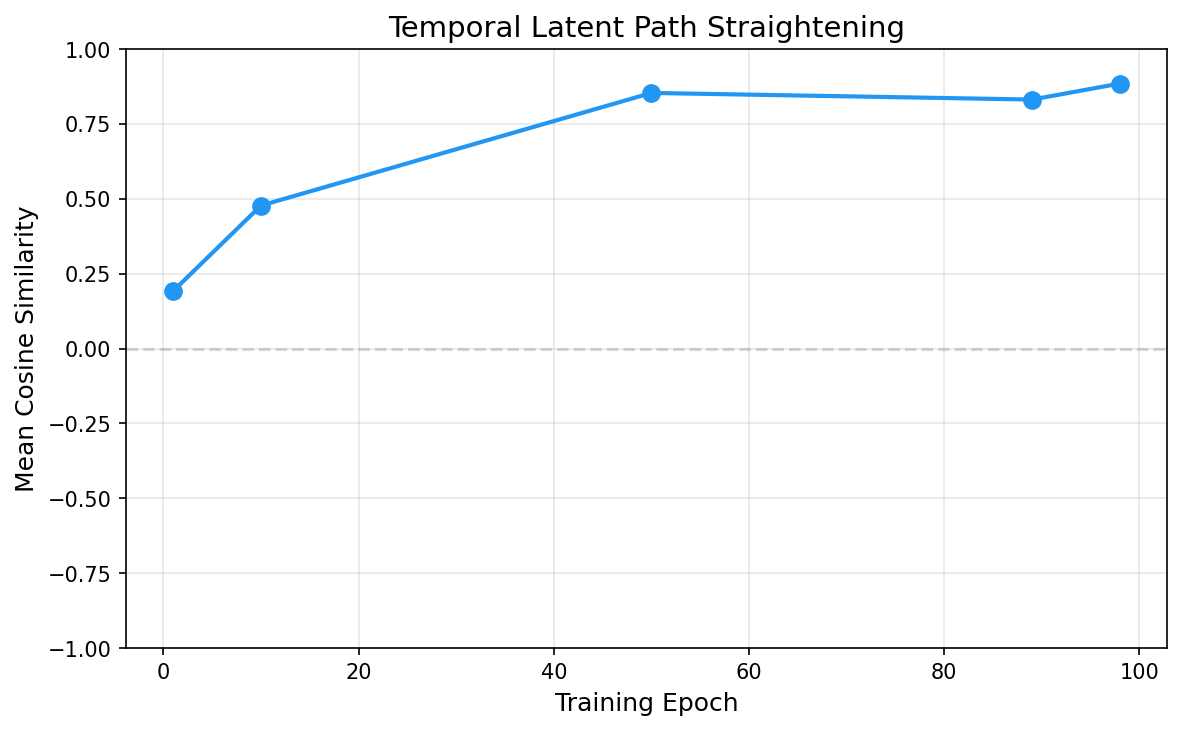

Recreate this plot in Python.
"""Temporal Latent Path Straightening (Figure 17).

Computes mean cosine similarity between consecutive latent velocity vectors
across training epochs. An emergent property of LeWM: latent trajectories
become straighter over training without any temporal regularization.

    v_t = z_{t+1} - z_t
    S_straight = mean(cos_sim(v_{t+1}, v_t))

Usage:
    export DATASET_ROOT=/path/to/datasets
    python visualize/temporal_straightening.py \
        --checkpoints \
            ~/.stable_worldmodel/<run>/lewm_epoch_1_object.ckpt \
            ~/.stable_worldmodel/<run>/lewm_epoch_50_object.ckpt \
            ~/.stable_worldmodel/<run>/lewm_epoch_100_object.ckpt \
        --n_samples 2000 \
        --output temporal_straightening.png
"""

import argparse
import os
import sys
from pathlib import Path

import matplotlib.pyplot as plt
import numpy as np
import torch
import torch.nn.functional as F

REPO_ROOT = Path(__file__).resolve().parent.parent
sys.path.insert(0, str(REPO_ROOT))

from lerobot_dataset import LeRobotDatasetWrapper
from utils import get_img_preprocessor

CAMERA_KEYS = [
    "observation.images.top_rgb",
    "observation.images.left_rgb",
    "observation.images.right_rgb",
]


def extract_epoch(path):
    parts = Path(path).name.split("_")
    for j, p in enumerate(parts):
        if p == "epoch" and j + 1 < len(parts):
            try:
                return int(parts[j + 1])
            except ValueError:
                pass
    return 0


def compute_straightness(model, dataset, n_samples, device="cuda"):
    """Mean cosine similarity between consecutive velocity vectors."""
    all_cos = []
    for i in range(min(n_samples, len(dataset))):
        try:
            sample = dataset[i]
        except Exception:
            continue
        pixels = sample["pixels"].unsqueeze(0).to(device)  # (1, T, C, H, W)
        with torch.no_grad():
            info = model.encode({"pixels": pixels})
        emb = info["emb"][0].cpu()  # (T, D)
        vel = emb[1:] - emb[:-1]   # (T-1, D)
        if vel.shape[0] < 2:
            continue
        cos = F.cosine_similarity(vel[1:], vel[:-1], dim=-1)  # (T-2,)
        all_cos.append(cos.numpy())

    if not all_cos:
        return 0.0
    return np.concatenate(all_cos).mean()


def main():
    parser = argparse.ArgumentParser()
    parser.add_argument("--checkpoints", nargs="+", required=True)
    parser.add_argument("--dataset_name", default="top_short_merged")
    parser.add_argument("--n_samples", type=int, default=2000)
    parser.add_argument("--output", default="temporal_straightening.png")
    parser.add_argument("--device", default="cuda")
    args = parser.parse_args()

    # Dataset with image transform
    root = Path(os.environ.get("DATASET_ROOT", str(Path.home() / "Datasets"))) / args.dataset_name
    transform = get_img_preprocessor("pixels", "pixels", 224)
    dataset = LeRobotDatasetWrapper(
        root=root, frameskip=5, num_steps=4,
        keys_to_load=["pixels", "action", "state"],
        keys_to_cache=["action", "state"],
        camera_keys=CAMERA_KEYS,
        key_map={"state": "observation.state"},
        transform=transform,
    )
    print(f"Dataset: {len(dataset)} samples")

    epochs, scores = [], []
    for ckpt_path in args.checkpoints:
        ckpt_path = Path(ckpt_path)
        if not ckpt_path.exists():
            print(f"Skip {ckpt_path} (not found)")
            continue
        epoch = extract_epoch(ckpt_path)
        print(f"Epoch {epoch}: {ckpt_path.name}", end="", flush=True)
        model = torch.load(str(ckpt_path), map_location=args.device, weights_only=False)
        model.eval()
        s = compute_straightness(model, dataset, args.n_samples, args.device)
        epochs.append(epoch)
        scores.append(s)
        print(f"  straightness={s:.4f}")
        del model
        torch.cuda.empty_cache()

    if not epochs:
        print("No valid checkpoints!")
        return

    pairs = sorted(zip(epochs, scores))
    e, s = zip(*pairs)

    fig, ax = plt.subplots(figsize=(8, 5))
    ax.plot(e, s, "o-", color="#2196F3", lw=2, markersize=8)
    ax.set_xlabel("Training Epoch", fontsize=12)
    ax.set_ylabel("Mean Cosine Similarity", fontsize=12)
    ax.set_title("Temporal Latent Path Straightening", fontsize=14)
    ax.set_ylim(-1, 1)
    ax.axhline(0, color="gray", ls="--", alpha=0.3)
    ax.grid(True, alpha=0.3)
    fig.tight_layout()
    fig.savefig(args.output, dpi=150, bbox_inches="tight")
    print(f"\nSaved to {args.output}")


if __name__ == "__main__":
    main()
